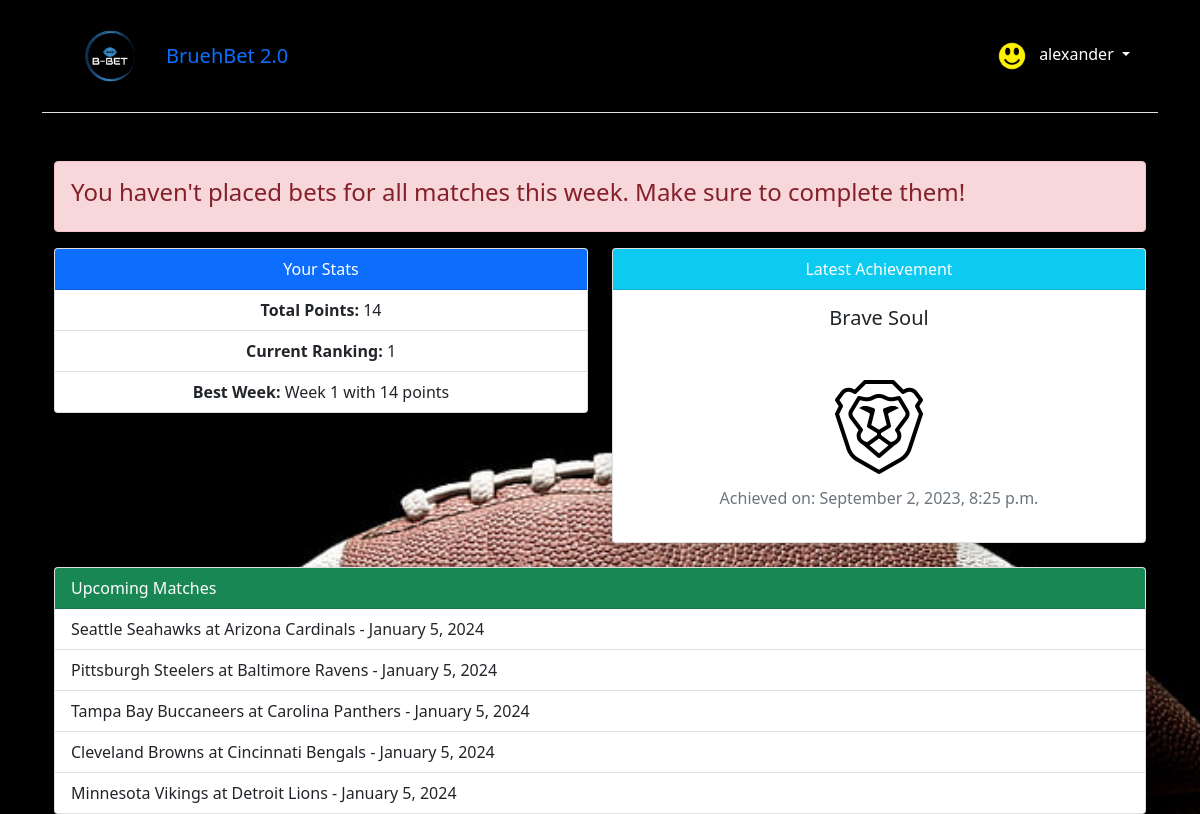
The page /users/dashboard/ (signed in) on the database as committed earlier.
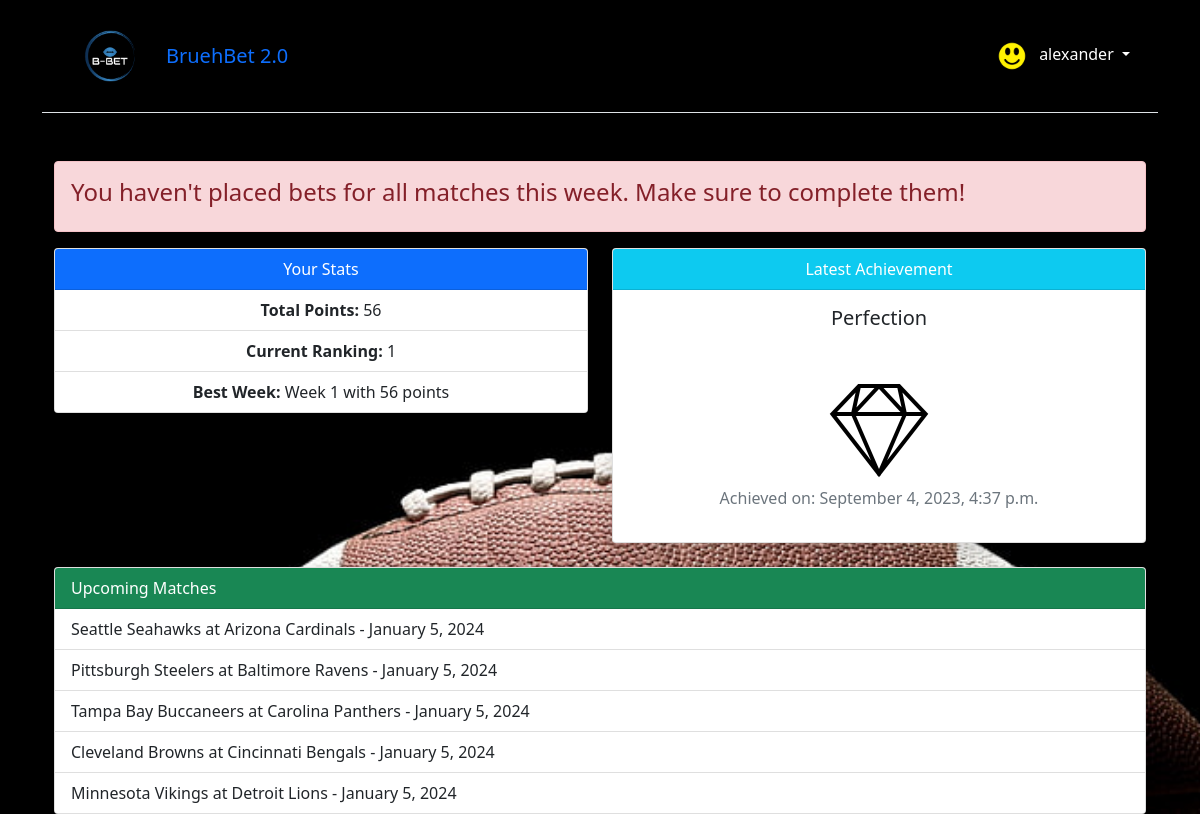
The same page on the database as committed later.
### users/models.py (models this page shows, shortened)
class UserAchievement(models.Model):
    user = models.ForeignKey(CustomUser, on_delete=models.CASCADE)
    achievement = models.ForeignKey(Achievement, on_delete=models.CASCADE)
    date_achieved = models.DateTimeField()

class Achievement(models.Model):
    name = models.CharField(max_length=50)
    description = models.TextField()
    image = models.CharField(max_length=255, null=True, blank=True)

### users/views.py (the view)
# urls.py: path('dashboard/', DashboardView.as_view(), name='dashboard'),
class DashboardView(TemplateView):
    template_name = 'dashboard.html'
    def get_current_nfl_week(self):
        today = datetime.date.today()
        start_date = datetime.date(2023, 9, 5)
        if today < start_date:
            return "NFL season hasn't started yet."
        delta_days = (today - start_date).days
        week_number = delta_days // 7 + 1
        if week_number > 18:  # Assuming an 18 week season
            return "NFL regular season is over."
        return week_number
    def has_user_placed_bets_for_all_matches_this_week(self, user, current_week):
        total_matches_this_week = Match.objects.filter(week_number=current_week).count()
        user_bets_this_week = Bet.objects.filter(
            user=user,
            match__week_number=current_week,
            predicted_home_score__gt=0,
            predicted_away_score__gt=0
        ).count()
        return total_matches_this_week == user_bets_this_week
    def get_context_data(self, **kwargs):
        context = super().get_context_data(**kwargs)
        context['total_points'] = Bet.objects.filter(user=self.request.user).aggregate(total=Sum('points'))['total'] or 0
        context['recent_bets'] = Bet.objects.filter(user=self.request.user).order_by('match__date')[:5]
        current_week = self.get_current_nfl_week()
        context['has_placed_bets_for_all_matches'] = self.has_user_placed_bets_for_all_matches_this_week(self.request.user, current_week)
        context['upcoming_matches'] = Match.objects.filter(date__gte=date.today()).order_by('date')[:5]
        ranked_users = CustomUser.objects.annotate(total_points=Sum('bet__points')).order_by('-total_points')
        user_rank = 1
        for rank, user in enumerate(ranked_users, start=1):
            if user == self.request.user:
                context['user_rank'] = rank
                break
        best_week_data = Bet.objects.filter(user=self.request.user).values('match__week_number').annotate(week_points=Sum('points')).order_by('-week_points').first()
        if best_week_data:
            context['best_week'] = {
                'number': best_week_data['match__week_number'],
                'points': best_week_data['week_points']
            }
        else:
            context['best_week'] = {
                'number': None,
                'points': None
            }
        latest_achievement = UserAchievement.objects.filter(user=self.request.user).order_by('-date_achieved').first()
        context['latest_achievement'] = latest_achievement
        return context

### users/models.py (called while the page is built)
    def __str__(self):
        return self.name

### templates/dashboard.html
{% extends 'base.html' %}
{% load static %}
{% block content %}
<div class="container mt-5">
    {% if has_placed_bets_for_all_matches %}
        <div class="alert alert-success">
            <p>All bets placed. Good luck.</p>
        </div>
    {% else %}
        <div class="alert alert-danger">
            <h4>You haven't placed bets for all matches this week. Make sure to complete them!</h4>
        </div>
    {% endif %}
    <div class="row">
        <div class="col-lg-6 mb-4">
            <div class="card shadow">
                <div class="card-header bg-primary text-white text-center">Your Stats</div>
                <ul class="list-group list-group-flush text-center">
                    <li class="list-group-item"><strong>Total Points:</strong> {{ total_points }}</li>
                    <li class="list-group-item"><strong>Current Ranking:</strong> {{ user_rank }}</li>
                    <li class="list-group-item"><strong>Best Week:</strong> Week {{ best_week.number }} with {{ best_week.points }} points</li>
                </ul>
            </div>
        </div>
        <div class="col-lg-6 mb-4">
            {% if latest_achievement %}
            <div class="card shadow text-center">
                <div class="card-header bg-info text-white">Latest Achievement</div>
                <div class="card-body">
                    <h5 class="card-title">{{ latest_achievement.achievement.name }}</h5>
                    <p class="card-text">{{ latest_achievement.achievement.description }}</p>
                    {% if latest_achievement.achievement.image %}
                        <img src="{% static '/images/achievements/'|add:latest_achievement.achievement.image %}" alt="{{ latest_achievement.achievement.name }} icon" class="card-img-top mb-2 d-block mx-auto" style="max-height: 100px; object-fit: contain;">
                    {% endif %}
                    <p class="text-muted">Achieved on: {{ latest_achievement.date_achieved|date:"F j, Y, g:i a" }}</p>
                </div>
            </div>
            {% endif %}
        </div>
    </div>
    <div class="card mb-4 shadow">
        <div class="card-header bg-success text-white">Upcoming Matches</div>
        <ul class="list-group list-group-flush">
            {% for match in upcoming_matches %}
                <li class="list-group-item">{{ match.away_team }} at {{ match.home_team }} - {{ match.date|date:"F j, Y" }}</li>
            {% endfor %}
        </ul>
    </div>
</div>
{% endblock %}

Rows that differ between the two databases and show on the page:
no longer on this page (row unchanged): UserAchievement: achievement.name "Brave Soul", achievement.image (picture), date_achieved "September 2, 2023, 8:25 p.m."
added UserAchievement: achievement.name "Perfection", achievement.image (picture), date_achieved "September 4, 2023, 4:37 p.m."
Other text that changed with them:
{{ total_points }}: "14" → "56"
{{ best_week.points }}: "14" → "56"
